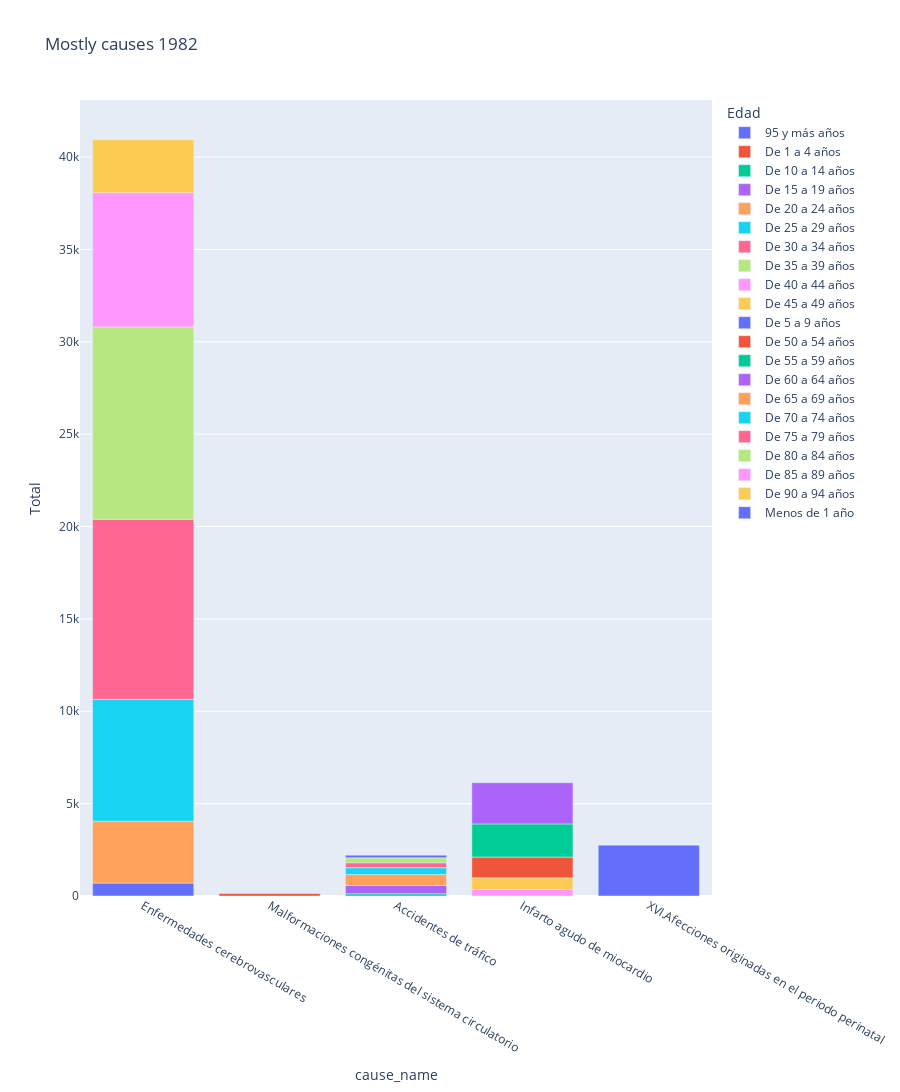

Notebook code for this chart:
### Code cell
year = 1982
sex = 'Total'
age = 'Todas las edades'
cause = 'Single cause'
mask = (deaths['Periodo'] == year) & (deaths['Sexo'] == sex) & (deaths['cause_group'] == cause)  & (deaths['Edad'] != age)
deaths_year_sex = deaths[mask]
deaths_year_sex
deaths_max = deaths_year_sex.loc[deaths_year_sex.groupby(['Edad'])['Total'].idxmax().reset_index(drop=True)]
#len(deaths_max)
deaths_max.sort_values('Edad')


graph = px.bar(deaths_max, 
               x = "cause_name", 
               y = "Total", 
               color = "Edad", 
               title = "Mostly causes 1982",
               width=900, height=1500)
graph.show()

### Figure 1 — Plotly figure (JSON) as saved in the notebook; plotly's stock layout.template omitted (floating-point values rounded to 4 significant figures)
{"data": [{"alignmentgroup": "True", "hovertemplate": "Edad=95 y más años<br>cause_name=%{x}<br>Total=%{y}<extra></extra>", "legendgroup": "95 y más años", "marker": {"color": "#636efa", "pattern": {"shape": ""}}, "name": "95 y más años", "offsetgroup": "95 y más años", "orientation": "v", "showlegend": true, "textposition": "auto", "type": "bar", "x": ["Enfermedades cerebrovasculares"], "xaxis": "x", "y": [699], "yaxis": "y"}, {"alignmentgroup": "True", "hovertemplate": "Edad=De 1 a 4 años<br>cause_name=%{x}<br>Total=%{y}<extra></extra>", "legendgroup": "De 1 a 4 años", "marker": {"color": "#EF553B", "pattern": {"shape": ""}}, "name": "De 1 a 4 años", "offsetgroup": "De 1 a 4 años", "orientation": "v", "showlegend": true, "textposition": "auto", "type": "bar", "x": ["Malformaciones congénitas del sistema circulatorio"], "xaxis": "x", "y": [132], "yaxis": "y"}, {"alignmentgroup": "True", "hovertemplate": "Edad=De 10 a 14 años  <br>cause_name=%{x}<br>Total=%{y}<extra></extra>", "legendgroup": "De 10 a 14 años  ", "marker": {"color": "#00cc96", "pattern": {"shape": ""}}, "name": "De 10 a 14 años  ", "offsetgroup": "De 10 a 14 años  ", "orientation": "v", "showlegend": true, "textposition": "auto", "type": "bar", "x": ["Accidentes de tráfico"], "xaxis": "x", "y": [121], "yaxis": "y"}, {"alignmentgroup": "True", "hovertemplate": "Edad=De 15 a 19 años  <br>cause_name=%{x}<br>Total=%{y}<extra></extra>", "legendgroup": "De 15 a 19 años  ", "marker": {"color": "#ab63fa", "pattern": {"shape": ""}}, "name": "De 15 a 19 años  ", "offsetgroup": "De 15 a 19 años  ", "orientation": "v", "showlegend": true, "textposition": "auto", "type": "bar", "x": ["Accidentes de tráfico"], "xaxis": "x", "y": [451], "yaxis": "y"}, {"alignmentgroup": "True", "hovertemplate": "Edad=De 20 a 24 años<br>cause_name=%{x}<br>Total=%{y}<extra></extra>", "legendgroup": "De 20 a 24 años", "marker": {"color": "#FFA15A", "pattern": {"shape": ""}}, "name": "De 20 a 24 años", "offsetgroup": "De 20 a 24 años", "orientation": "v", "showlegend": true, "textposition": "auto", "type": "bar", "x": ["Accidentes de tráfico"], "xaxis": "x", "y": [586], "yaxis": "y"}, {"alignmentgroup": "True", "hovertemplate": "Edad=De 25 a 29 años<br>cause_name=%{x}<br>Total=%{y}<extra></extra>", "legendgroup": "De 25 a 29 años", "marker": {"color": "#19d3f3", "pattern": {"shape": ""}}, "name": "De 25 a 29 años", "offsetgroup": "De 25 a 29 años", "orientation": "v", "showlegend": true, "textposition": "auto", "type": "bar", "x": ["Accidentes de tráfico"], "xaxis": "x", "y": [375], "yaxis": "y"}, {"alignmentgroup": "True", "hovertemplate": "Edad=De 30 a 34 años<br>cause_name=%{x}<br>Total=%{y}<extra></extra>", "legendgroup": "De 30 a 34 años", "marker": {"color": "#FF6692", "pattern": {"shape": ""}}, "name": "De 30 a 34 años", "offsetgroup": "De 30 a 34 años", "orientation": "v", "showlegend": true, "textposition": "auto", "type": "bar", "x": ["Accidentes de tráfico"], "xaxis": "x", "y": [267], "yaxis": "y"}, {"alignmentgroup": "True", "hovertemplate": "Edad=De 35 a 39 años<br>cause_name=%{x}<br>Total=%{y}<extra></extra>", "legendgroup": "De 35 a 39 años", "marker": {"color": "#B6E880", "pattern": {"shape": ""}}, "name": "De 35 a 39 años", "offsetgroup": "De 35 a 39 años", "orientation": "v", "showlegend": true, "textposition": "auto", "type": "bar", "x": ["Accidentes de tráfico"], "xaxis": "x", "y": [267], "yaxis": "y"}, {"alignmentgroup": "True", "hovertemplate": "Edad=De 40 a 44 años<br>cause_name=%{x}<br>Total=%{y}<extra></extra>", "legendgroup": "De 40 a 44 años", "marker": {"color": "#FF97FF", "pattern": {"shape": ""}}, "name": "De 40 a 44 años", "offsetgroup": "De 40 a 44 años", "orientation": "v", "showlegend": true, "textposition": "auto", "type": "bar", "x": ["Infarto agudo de miocardio"], "xaxis": "x", "y": [353], "yaxis": "y"}, {"alignmentgroup": "True", "hovertemplate": "Edad=De 45 a 49 años<br>cause_name=%{x}<br>Total=%{y}<extra></extra>", "legendgroup": "De 45 a 49 años", "marker": {"color": "#FECB52", "pattern": {"shape": ""}}, "name": "De 45 a 49 años", "offsetgroup": "De 45 a 49 años", "orientation": "v", "showlegend": true, "textposition": "auto", "type": "bar", "x": ["Infarto agudo de miocardio"], "xaxis": "x", "y": [633], "yaxis": "y"}, {"alignmentgroup": "True", "hovertemplate": "Edad=De 5 a 9 años<br>cause_name=%{x}<br>Total=%{y}<extra></extra>", "legendgroup": "De 5 a 9 años", "marker": {"color": "#636efa", "pattern": {"shape": ""}}, "name": "De 5 a 9 años", "offsetgroup": "De 5 a 9 años", "orientation": "v", "showlegend": true, "textposition": "auto", "type": "bar", "x": ["Accidentes de tráfico"], "xaxis": "x", "y": [142], "yaxis": "y"}, {"alignmentgroup": "True", "hovertemplate": "Edad=De 50 a 54 años<br>cause_name=%{x}<br>Total=%{y}<extra></extra>", "legendgroup": "De 50 a 54 años", "marker": {"color": "#EF553B", "pattern": {"shape": ""}}, "name": "De 50 a 54 años", "offsetgroup": "De 50 a 54 años", "orientation": "v", "showlegend": true, "textposition": "auto", "type": "bar", "x": ["Infarto agudo de miocardio"], "xaxis": "x", "y": [1123], "yaxis": "y"}, {"alignmentgroup": "True", "hovertemplate": "Edad=De 55 a 59 años<br>cause_name=%{x}<br>Total=%{y}<extra></extra>", "legendgroup": "De 55 a 59 años", "marker": {"color": "#00cc96", "pattern": {"shape": ""}}, "name": "De 55 a 59 años", "offsetgroup": "De 55 a 59 años", "orientation": "v", "showlegend": true, "textposition": "auto", "type": "bar", "x": ["Infarto agudo de miocardio"], "xaxis": "x", "y": [1794], "yaxis": "y"}, {"alignmentgroup": "True", "hovertemplate": "Edad=De 60 a 64 años<br>cause_name=%{x}<br>Total=%{y}<extra></extra>", "legendgroup": "De 60 a 64 años", "marker": {"color": "#ab63fa", "pattern": {"shape": ""}}, "name": "De 60 a 64 años", "offsetgroup": "De 60 a 64 años", "orientation": "v", "showlegend": true, "textposition": "auto", "type": "bar", "x": ["Infarto agudo de miocardio"], "xaxis": "x", "y": [2227], "yaxis": "y"}, {"alignmentgroup": "True", "hovertemplate": "Edad=De 65 a 69 años<br>cause_name=%{x}<br>Total=%{y}<extra></extra>", "legendgroup": "De 65 a 69 años", "marker": {"color": "#FFA15A", "pattern": {"shape": ""}}, "name": "De 65 a 69 años", "offsetgroup": "De 65 a 69 años", "orientation": "v", "showlegend": true, "textposition": "auto", "type": "bar", "x": ["Enfermedades cerebrovasculares"], "xaxis": "x", "y": [3350], "yaxis": "y"}, {"alignmentgroup": "True", "hovertemplate": "Edad=De 70 a 74 años  <br>cause_name=%{x}<br>Total=%{y}<extra></extra>", "legendgroup": "De 70 a 74 años  ", "marker": {"color": "#19d3f3", "pattern": {"shape": ""}}, "name": "De 70 a 74 años  ", "offsetgroup": "De 70 a 74 años  ", "orientation": "v", "showlegend": true, "textposition": "auto", "type": "bar", "x": ["Enfermedades cerebrovasculares"], "xaxis": "x", "y": [6593], "yaxis": "y"}, {"alignmentgroup": "True", "hovertemplate": "Edad=De 75 a 79 años  <br>cause_name=%{x}<br>Total=%{y}<extra></extra>", "legendgroup": "De 75 a 79 años  ", "marker": {"color": "#FF6692", "pattern": {"shape": ""}}, "name": "De 75 a 79 años  ", "offsetgroup": "De 75 a 79 años  ", "orientation": "v", "showlegend": true, "textposition": "auto", "type": "bar", "x": ["Enfermedades cerebrovasculares"], "xaxis": "x", "y": [9750], "yaxis": "y"}, {"alignmentgroup": "True", "hovertemplate": "Edad=De 80 a 84 años  <br>cause_name=%{x}<br>Total=%{y}<extra></extra>", "legendgroup": "De 80 a 84 años  ", "marker": {"color": "#B6E880", "pattern": {"shape": ""}}, "name": "De 80 a 84 años  ", "offsetgroup": "De 80 a 84 años  ", "orientation": "v", "showlegend": true, "textposition": "auto", "type": "bar", "x": ["Enfermedades cerebrovasculares"], "xaxis": "x", "y": [10414], "yaxis": "y"}, {"alignmentgroup": "True", "hovertemplate": "Edad=De 85 a 89 años  <br>cause_name=%{x}<br>Total=%{y}<extra></extra>", "legendgroup": "De 85 a 89 años  ", "marker": {"color": "#FF97FF", "pattern": {"shape": ""}}, "name": "De 85 a 89 años  ", "offsetgroup": "De 85 a 89 años  ", "orientation": "v", "showlegend": true, "textposition": "auto", "type": "bar", "x": ["Enfermedades cerebrovasculares"], "xaxis": "x", "y": [7266], "yaxis": "y"}, {"alignmentgroup": "True", "hovertemplate": "Edad=De 90 a 94 años  <br>cause_name=%{x}<br>Total=%{y}<extra></extra>", "legendgroup": "De 90 a 94 años  ", "marker": {"color": "#FECB52", "pattern": {"shape": ""}}, "name": "De 90 a 94 años  ", "offsetgroup": "De 90 a 94 años  ", "orientation": "v", "showlegend": true, "textposition": "auto", "type": "bar", "x": ["Enfermedades cerebrovasculares"], "xaxis": "x", "y": [2864], "yaxis": "y"}, {"alignmentgroup": "True", "hovertemplate": "Edad=Menos de 1 año<br>cause_name=%{x}<br>Total=%{y}<extra></extra>", "legendgroup": "Menos de 1 año", "marker": {"color": "#636efa", "pattern": {"shape": ""}}, "name": "Menos de 1 año", "offsetgroup": "Menos de 1 año", "orientation": "v", "showlegend": true, "textposition": "auto", "type": "bar", "x": ["XVI.Afecciones originadas en el periodo perinatal"], "xaxis": "x", "y": [2754], "yaxis": "y"}], "layout": {"barmode": "relative", "height": 1500, "legend": {"title": {"text": "Edad"}, "tracegroupgap": 0}, "title": {"text": "Mostly causes 1982"}, "width": 900, "xaxis": {"anchor": "y", "domain": [0, 1], "title": {"text": "cause_name"}}, "yaxis": {"anchor": "x", "domain": [0, 1], "title": {"text": "Total"}}}}
